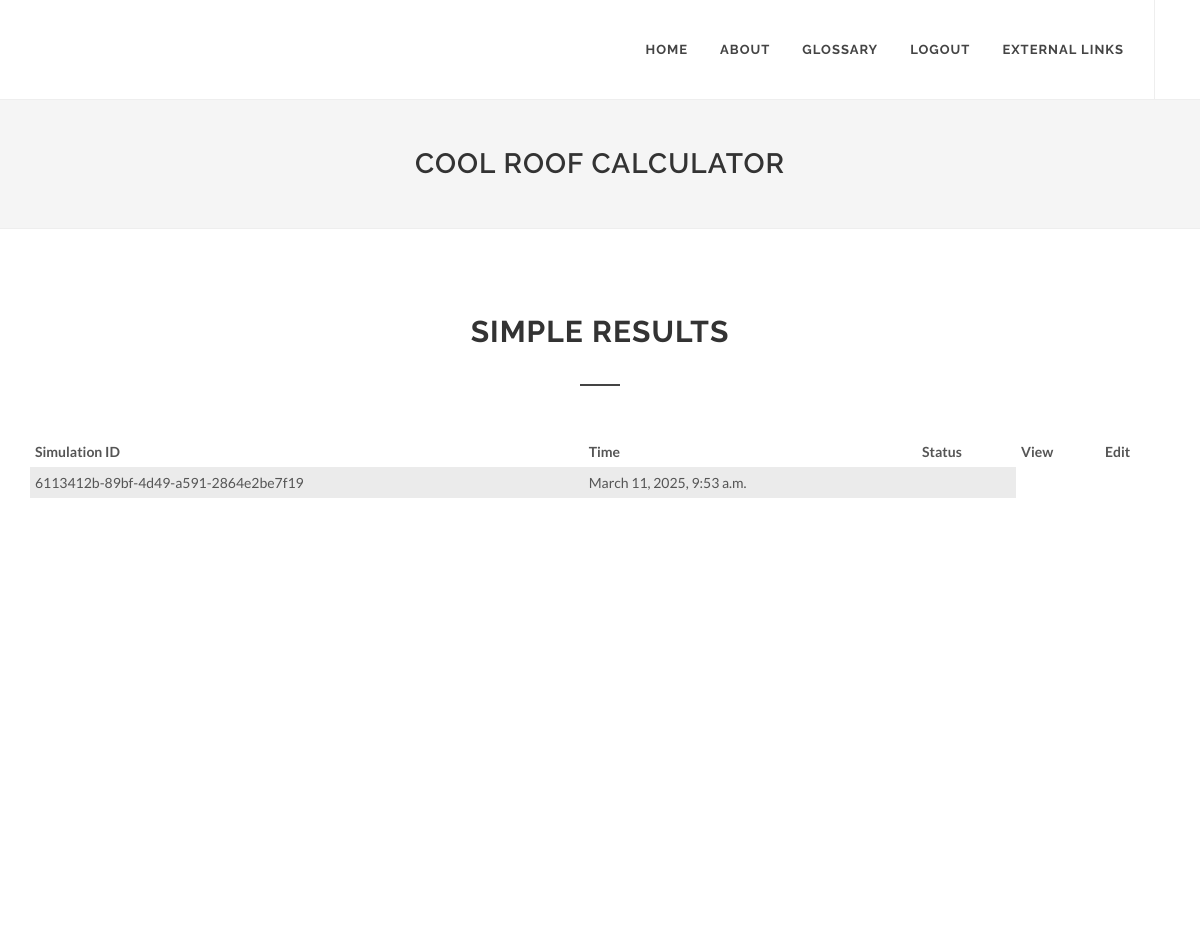
The page /projects_page/ (signed in) on the database its author committed.
### Calculator/models.py (models this page shows)
class Simple(models.Model):
	file_uuid = models.CharField(max_length=50, default='0000000', editable=False)
	Location = models.CharField(max_length=50)
	Building_type = models.CharField(max_length=50)
	Roof_area = models.CharField(max_length=50)
	Roof_type = models.CharField(max_length=50)
	Radiant_barrier = models.CharField(max_length=10)
	Normal_Roof = models.CharField(max_length=50)
	Cool_roof = models.CharField(max_length=50)
	Normal_Roof_e = models.CharField(max_length=50)
	Cool_roof_e = models.CharField(max_length=50)
	HVAC_details = models.CharField(max_length=50)
	Electricity = models.CharField(max_length=50)
	cooling_compare = models.TextField(max_length=1000,default='x')
	heating_compare = models.TextField(max_length=1000,default='x')
	Total_Savings = models.CharField(max_length=50,default='x')
	Total_Savings_Percent = models.CharField(max_length=50,default='x')
	Annual_Savings = models.CharField(max_length=50,default='x')
	Heating_Base = models.CharField(max_length=50,default='x')
	Heating_Proposed = models.CharField(max_length=50,default='x')
	Heating_Savings = models.CharField(max_length=50,default='x')
	Cooling_Base = models.CharField(max_length=50,default='x')
	Cooling_Proposed = models.CharField(max_length=50,default='x')
	Cooling_Savings = models.CharField(max_length=50,default='x')
	Interior_Equipment_Base = models.CharField(max_length=50,default='x')
	Interior_Equipment_Proposed = models.CharField(max_length=50,default='x')
	Interior_Equipment_Savings = models.CharField(max_length=50,default='x')
	Interior_Lighting_Base = models.CharField(max_length=50,default='x')
	Interior_Lighting_Proposed = models.CharField(max_length=50,default='x')
	Interior_Lighting_Savings = models.CharField(max_length=50,default='x')
	Fans_Base = models.CharField(max_length=50,default='x')
	Fans_Proposed = models.CharField(max_length=50,default='x')
	Fans_Savings = models.CharField(max_length=50,default='x')
	Pumps_Base = models.CharField(max_length=50,default='x')
	Pumps_Proposed = models.CharField(max_length=50,default='x')
	Pumps_Savings = models.CharField(max_length=50,default='x')
	Heat_Rejection_Base = models.CharField(max_length=50,default='x')
	Heat_Rejection_Proposed = models.CharField(max_length=50,default='x')
	Heat_Rejection_Savings = models.CharField(max_length=50,default='x')
	Total_Base = models.CharField(max_length=50,default='x')
	Total_Proposed = models.CharField(max_length=50,default='x')
	heat_save = models.CharField(max_length=50,default='x')
	cool_save = models.CharField(max_length=50,default='x')
	total_save = models.CharField(max_length=50,default='x')
	heat_save_area = models.CharField(max_length=50,default='x')
	cool_save_area = models.CharField(max_length=50,default='x')
	total_save_area = models.CharField(max_length=50,default='x')
	heat_save_cost = models.CharField(max_length=50,default='x')
	cool_save_cost = models.CharField(max_length=50,default='x')
	total_save_cost = models.CharField(max_length=50,default='x')
	task_id = models.CharField(max_length=100, blank=True)
	emailid = models.CharField(max_length=100,blank=True)
	username = models.CharField(max_length=100,blank=True)
	result_status = models.CharField(max_length=100,blank=True)
	time = models.DateTimeField(auto_now = True)

### Calculator/views.py (the view)
# urls.py: re_path(r'^projects_page/$',views.projects_page,name="projects_page"),
@login_required(login_url='login_register')
def projects_page(request):
    user = request.user
    print(user)
    simple = Simple.objects.all().filter(username=user.username).values()
    detailed = Detailed_Data.objects.all().filter(username=user.username).values()
    parametric = Parametric_Data.objects.all().filter(username=user.username).values()
    request.session.set_expiry(3000)
    return render( request,"projects_page.html",{'user':user,'simple':simple,'detailed':detailed,'parametric':parametric})

### templates/projects_page.html (shortened to what this page needs)
<!DOCTYPE html>
<html dir="ltr" lang="en-US">
<head>
	<link rel="stylesheet" href="/static/css/bootstrap.css" type="text/css" />
	<link rel="stylesheet" href="/static/style.css" type="text/css" />
	<link rel="stylesheet" href="/static/css/dark.css" type="text/css" />
	<link rel="stylesheet" href="/static/css/font-icons.css" type="text/css" />
	<link rel="stylesheet" href="/static/css/animate.css" type="text/css" />
	<link rel="stylesheet" href="/static/css/magnific-popup.css" type="text/css" />
	<link rel="stylesheet" href="/static/css/responsive.css" type="text/css" />
</head>
<body class="stretched">
	<div id="wrapper" class="clearfix">
		<header id="header" class="full-header static-sticky">
			<div id="header-wrap">
				<div class="container clearfix">
					<nav id="primary-menu">
						<ul>
				 			{% if user.is_authenticated %}
							<li><a href="/" ><div>Home</div></a></li>
							<li><a href="/index_page" ><div>About</div></a></li>
							<li><a href="/glossary" ><div>Glossary</div></a></li>
							<li><a href="/logout_user" ><div>Logout</div></a></li>
								{% endif %}
								<li><a href="#">External links</a></li>
						</ul>
					</nav>
				</div>
			</div>
		</header>
	<section id="page-title" class="page-title-center">
            <div class="container clearfix">
                <h1>Cool Roof Calculator</h1>
            </div>
        </section>
		<section id="content">
			<div class="content-wrap">
				<div class="container clearfix">
						<table class="table-striped" >
						  <thead >
						{%if simple%}
							<tr>
							  <th >Simulation ID</th>
							  <th >Time</th>
							  <th >Status</th>
							  <th >View</th>
							  <th style="text-align: left ;">Edit</th>
							</tr>
							{%endif%}
						  </thead>
						  <tbody>{%if simple%}
						  	<div class="heading-block center">
							<h2>Simple results</h2>
							</div>
							{% for i in simple %}
							  <h2>
				            <tr style="text-align: center;">
				            	<td>{{i.task_id}}</td>
				            	<td>{{i.time}}</td>
				            	<td>{{i.result_status}}</td>
				            </tr>
				            {% endfor %}
				            {% endif %}
						  </tbody>
						</table>
				</div>
				<div class="content-wrap">
				<div class="container clearfix">
				</div>
				</div>
				<div class="content-wrap">
				<div class="container clearfix">
				</div>
				</div>
			</div>
		</section>
	</div>
</body>
</html>

### static/css/dark.css (style rules this page uses)
.dark .table-striped > tbody > tr:nth-child(odd) > td, .dark .table-striped > tbody > tr:nth-child(odd) > th, .table-striped > tbody > tr:nth-child(odd) { background-color: rgba(0,0,0,0.05); }

### templates/projects_page.html (style rules this page uses)
table { margin: 1rem 0; max-width: 100%; width: 100%; }
table th, table td { padding: 0.5rem; text-align: left; vertical-align: center; }
.table-striped tbody > tr:nth-child(odd) > td, .table-striped tbody > tr:nth-child(odd) > th { background-color: #ebebeb; }

### rows shown on the page
Simple: task_id "6113412b-89bf-4d49-a591-2864e2be7f19", time "March 11, 2025, 9:53 a.m."
